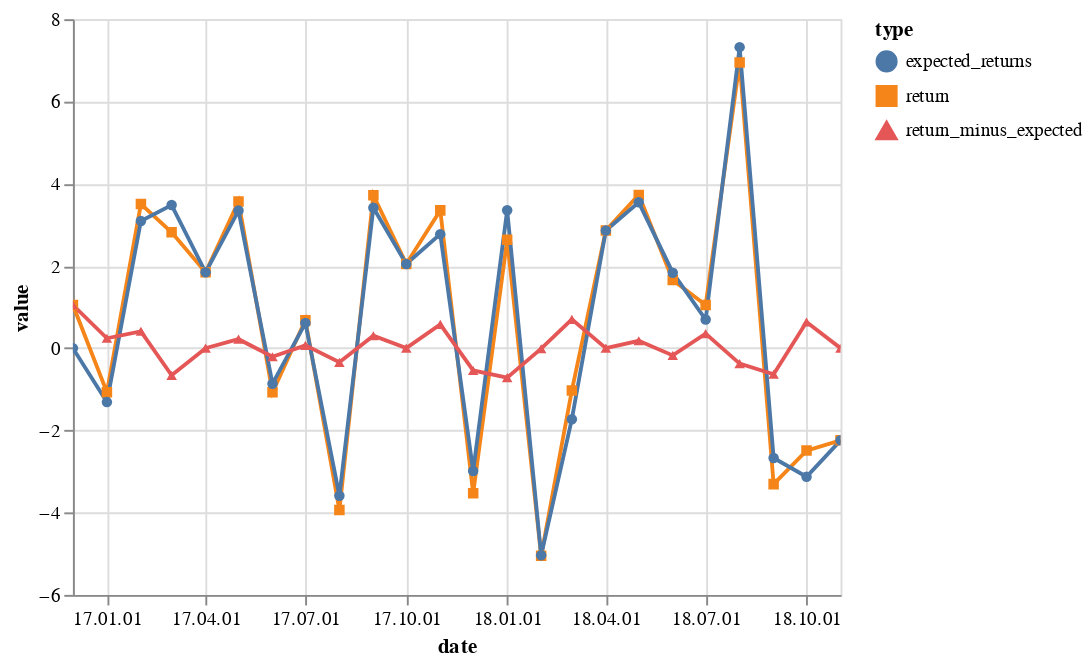

The notebook cell saved with this chart:
### Code cell
import altair as alt

alt.Chart(
    results_df[["date", "return", "expected_returns","return_minus_expected"]][:-1].melt(
        "date", var_name="type", value_name="value"
    )
).mark_line().encode(
    alt.X("date", type="temporal", axis=alt.Axis(format="%y.%m.%d")),
    alt.Y("value", type="quantitative"),
    tooltip=["date:T", "value"],
    color='type',
    shape='type'
).interactive()

### Figure 1 — Vega-Lite specification as saved in the notebook (floating-point values rounded to 4 significant figures)
{"config": {"view": {"continuousWidth": 400, "continuousHeight": 300}}, "data": {"name": "data-ad44b0abadf1a913472bd4806884a9cc"}, "mark": "line", "encoding": {"color": {"type": "nominal", "field": "type"}, "shape": {"type": "nominal", "field": "type"}, "tooltip": [{"type": "temporal", "field": "date"}, {"type": "quantitative", "field": "value"}], "x": {"type": "temporal", "axis": {"format": "%y.%m.%d"}, "field": "date"}, "y": {"type": "quantitative", "field": "value"}}, "selection": {"selector026": {"type": "interval", "bind": "scales", "encodings": ["x", "y"]}}, "$schema": "https://vega.github.io/schema/vega-lite/v4.8.1.json", "datasets": {"data-ad44b0abadf1a913472bd4806884a9cc": [{"date": "2016-12-01", "type": "return", "value": 1.049}, {"date": "2017-01-01", "type": "return", "value": -1.072}, {"date": "2017-02-01", "type": "return", "value": 3.504}, {"date": "2017-03-01", "type": "return", "value": 2.819}, {"date": "2017-04-01", "type": "return", "value": 1.845}, {"date": "2017-05-01", "type": "return", "value": 3.565}, {"date": "2017-06-01", "type": "return", "value": -1.074}, {"date": "2017-07-01", "type": "return", "value": 0.6798}, {"date": "2017-08-01", "type": "return", "value": -3.935}, {"date": "2017-09-01", "type": "return", "value": 3.716}, {"date": "2017-10-01", "type": "return", "value": 2.049}, {"date": "2017-11-01", "type": "return", "value": 3.351}, {"date": "2017-12-01", "type": "return", "value": -3.531}, {"date": "2018-01-01", "type": "return", "value": 2.639}, {"date": "2018-02-01", "type": "return", "value": -5.05}, {"date": "2018-03-01", "type": "return", "value": -1.027}, {"date": "2018-04-01", "type": "return", "value": 2.863}, {"date": "2018-05-01", "type": "return", "value": 3.727}, {"date": "2018-06-01", "type": "return", "value": 1.659}, {"date": "2018-07-01", "type": "return", "value": 1.049}, {"date": "2018-08-01", "type": "return", "value": 6.944}, {"date": "2018-09-01", "type": "return", "value": -3.306}, {"date": "2018-10-01", "type": "return", "value": -2.491}, {"date": "2018-11-01", "type": "return", "value": -2.241}, {"date": "2016-12-01", "type": "expected_returns", "value": 0.0}, {"date": "2017-01-01", "type": "expected_returns", "value": -1.312}, {"date": "2017-02-01", "type": "expected_returns", "value": 3.094}, {"date": "2017-03-01", "type": "expected_returns", "value": 3.48}, {"date": "2017-04-01", "type": "expected_returns", "value": 1.845}, {"date": "2017-05-01", "type": "expected_returns", "value": 3.346}, {"date": "2017-06-01", "type": "expected_returns", "value": -0.8652}, {"date": "2017-07-01", "type": "expected_returns", "value": 0.612}, {"date": "2017-08-01", "type": "expected_returns", "value": -3.59}, {"date": "2017-09-01", "type": "expected_returns", "value": 3.415}, {"date": "2017-10-01", "type": "expected_returns", "value": 2.049}, {"date": "2017-11-01", "type": "expected_returns", "value": 2.773}, {"date": "2017-12-01", "type": "expected_returns", "value": -2.989}, {"date": "2018-01-01", "type": "expected_returns", "value": 3.356}, {"date": "2018-02-01", "type": "expected_returns", "value": -5.037}, {"date": "2018-03-01", "type": "expected_returns", "value": -1.727}, {"date": "2018-04-01", "type": "expected_returns", "value": 2.863}, {"date": "2018-05-01", "type": "expected_returns", "value": 3.547}, {"date": "2018-06-01", "type": "expected_returns", "value": 1.835}, {"date": "2018-07-01", "type": "expected_returns", "value": 0.6958}, {"date": "2018-08-01", "type": "expected_returns", "value": 7.32}, {"date": "2018-09-01", "type": "expected_returns", "value": -2.671}, {"date": "2018-10-01", "type": "expected_returns", "value": -3.127}, {"date": "2018-11-01", "type": "expected_returns", "value": -2.241}, {"date": "2016-12-01", "type": "return_minus_expected", "value": 1.049}, {"date": "2017-01-01", "type": "return_minus_expected", "value": 0.2403}, {"date": "2017-02-01", "type": "return_minus_expected", "value": 0.4101}, {"date": "2017-03-01", "type": "return_minus_expected", "value": -0.6606}, {"date": "2017-04-01", "type": "return_minus_expected", "value": 8.114e-05}, {"date": "2017-05-01", "type": "return_minus_expected", "value": 0.2186}, {"date": "2017-06-01", "type": "return_minus_expected", "value": -0.2091}, {"date": "2017-07-01", "type": "return_minus_expected", "value": 0.06781}, {"date": "2017-08-01", "type": "return_minus_expected", "value": -0.3447}, {"date": "2017-09-01", "type": "return_minus_expected", "value": 0.301}, {"date": "2017-10-01", "type": "return_minus_expected", "value": -0.0001665}, {"date": "2017-11-01", "type": "return_minus_expected", "value": 0.578}, {"date": "2017-12-01", "type": "return_minus_expected", "value": -0.5424}, {"date": "2018-01-01", "type": "return_minus_expected", "value": -0.7168}, {"date": "2018-02-01", "type": "return_minus_expected", "value": -0.01285}, {"date": "2018-03-01", "type": "return_minus_expected", "value": 0.6996}, {"date": "2018-04-01", "type": "return_minus_expected", "value": -4.12e-05}, {"date": "2018-05-01", "type": "return_minus_expected", "value": 0.1797}, {"date": "2018-06-01", "type": "return_minus_expected", "value": -0.1764}, {"date": "2018-07-01", "type": "return_minus_expected", "value": 0.3536}, {"date": "2018-08-01", "type": "return_minus_expected", "value": -0.3756}, {"date": "2018-09-01", "type": "return_minus_expected", "value": -0.6353}, {"date": "2018-10-01", "type": "return_minus_expected", "value": 0.6365}, {"date": "2018-11-01", "type": "return_minus_expected", "value": 1.178e-05}]}}
